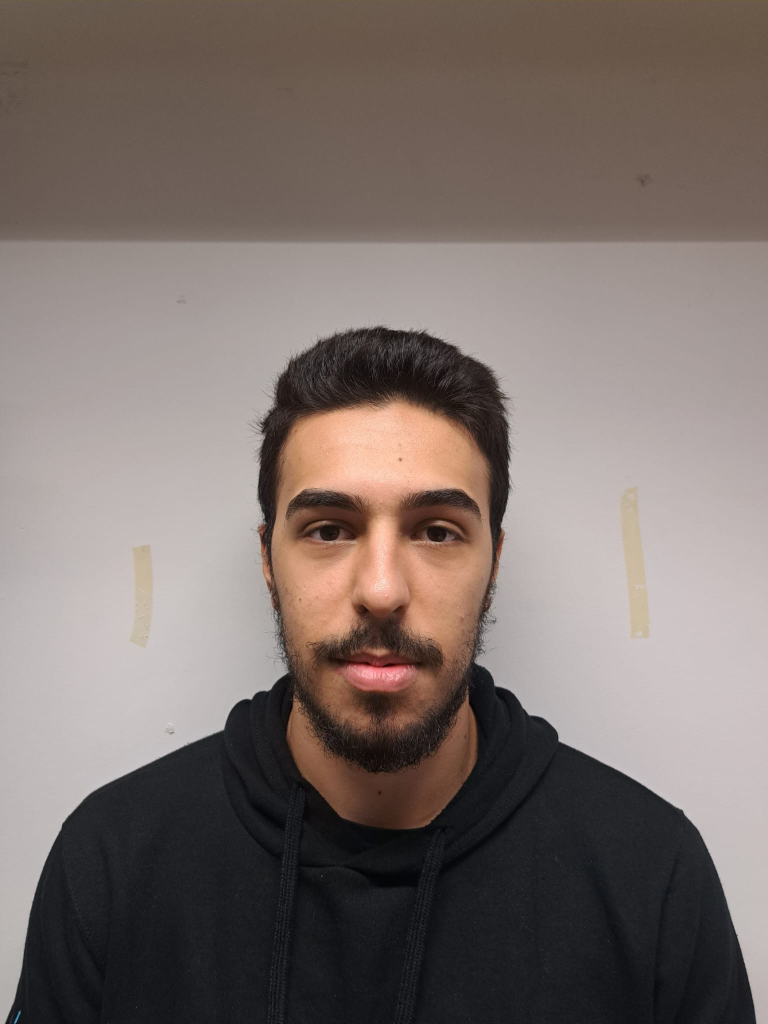
#> input picture database/p1/p1_1.jpeg, 1536 x 2048 px, given in place of p6_reconhecimento.jpeg, which was not available (shown at 1/2 size)
$ jupyter execute --allow-errors Eigenfaces.ipynb   (text cells are left out)
#> lines starting #> are read from the running program, lines starting #| are printed output that depends on the picture; pictures that were not available may be replaced by others from this repository, and a replacement may not be noted
[cell 1]
import numpy as np
import matplotlib.pyplot as plt
from PIL import Image

[cell 2]
num_cobaias = 9
num_pics = 10
pasta_input = 6
input_img = Image.open(f"database/p{pasta_input}_resized/p{pasta_input}_reconhecimento.jpeg").convert('L')
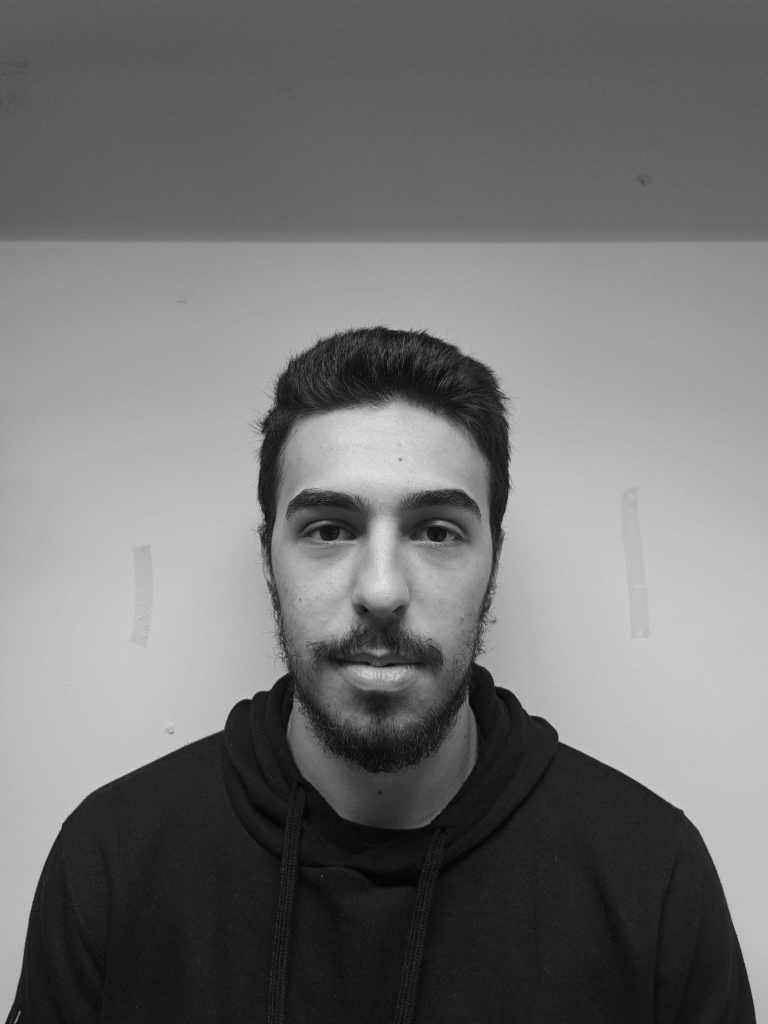
#> input_img: PIL image 1536x2048 L (shown at 1/2 size); min 1, max 235, mean 114.7
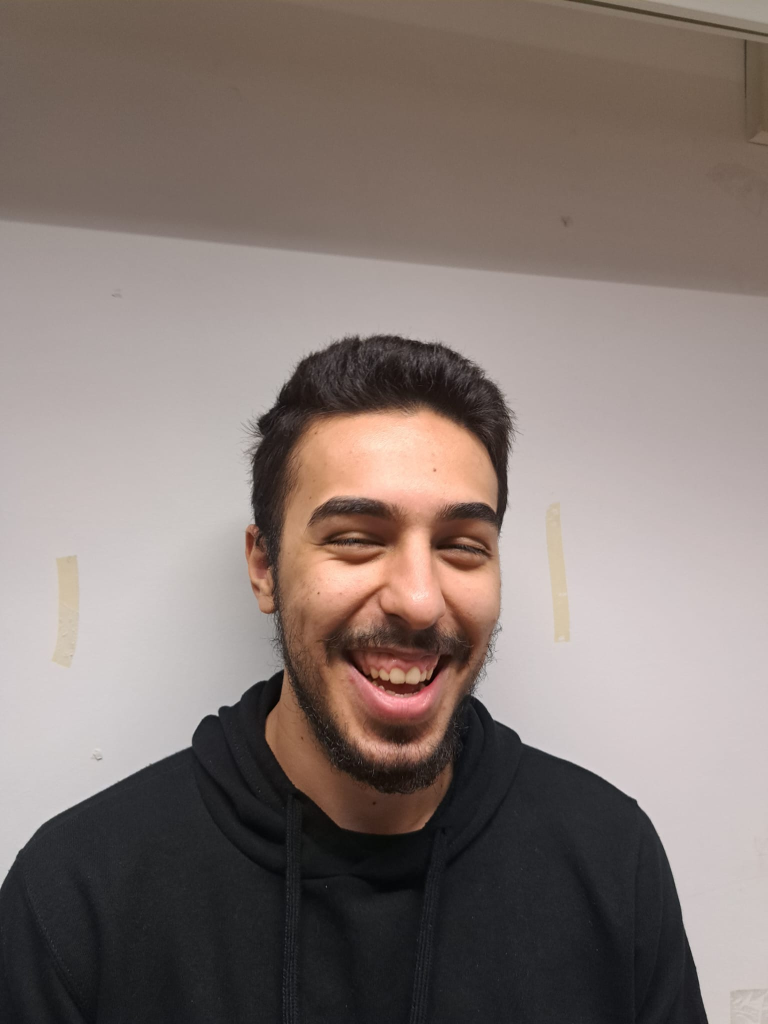
#> input picture database/p1/p1_2.jpeg, 1536 x 2048 px, found by its file name (shown at 1/2 size)
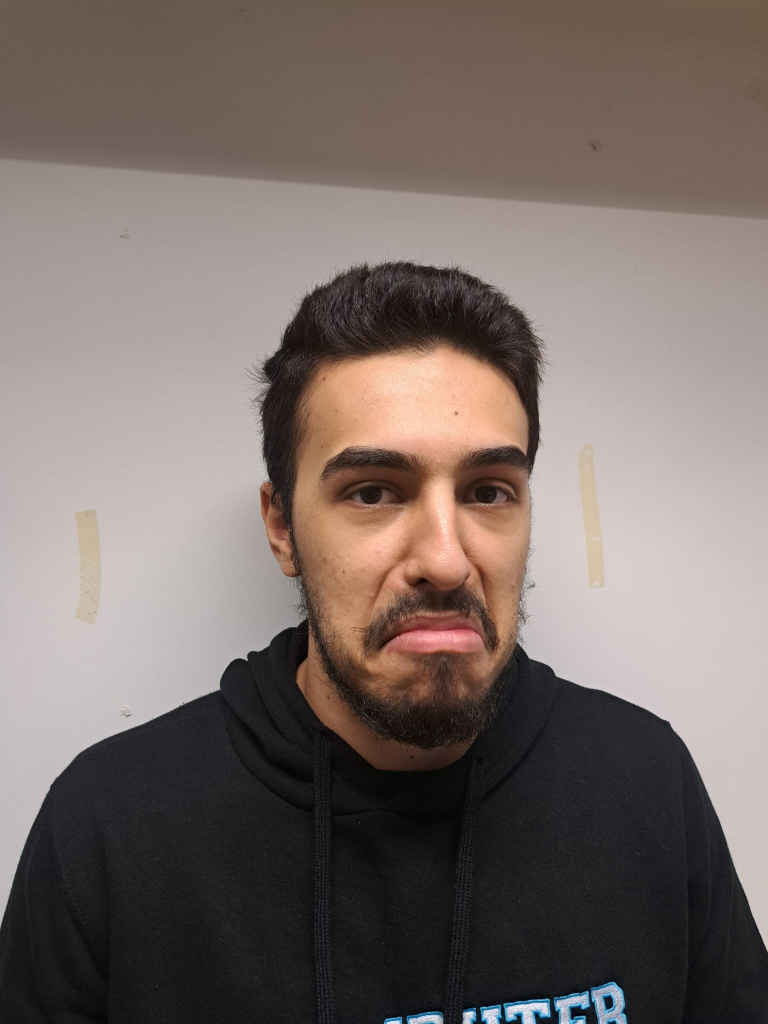
#> input picture database/p1/p1_10.jpeg, 1536 x 2048 px, given in place of p1_3.jpeg, which was not available (shown at 1/2 size)

#> (a cell that did not finish here is left out)
